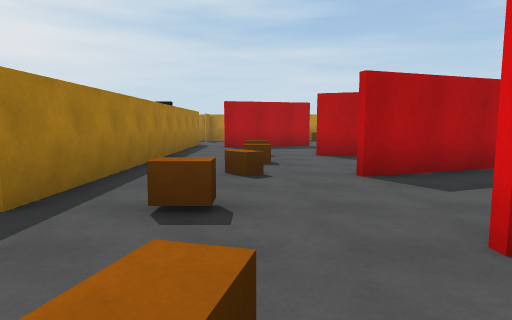
view 1 (above)

18 first-person views from a walk through a Unity game level. The camera is 1.4 m above the floor, tilts 6° down and sees 75° across. The floor is counted in squares, 2 m on a side. Each view is taken from the middle of a square. On the plan, view 1 faces up. The plan holds only what a view shows up to about 10 squares ahead; the rest is blank. The place goes on beyond the plan. Door leaves are left out, so doorways stand open.

view 2
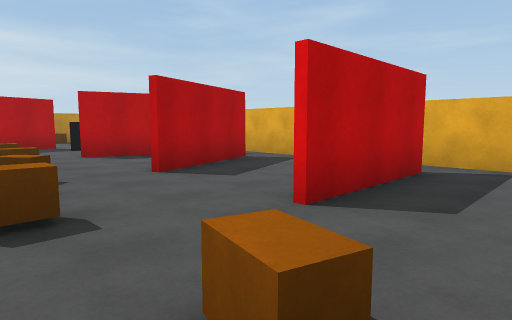

view 3
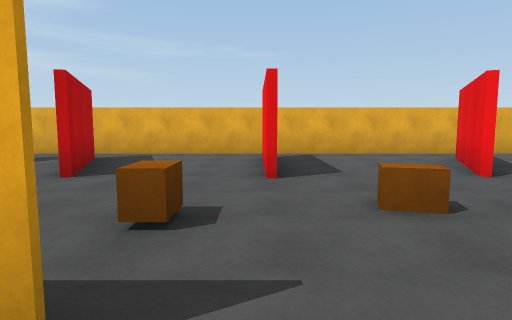

view 4
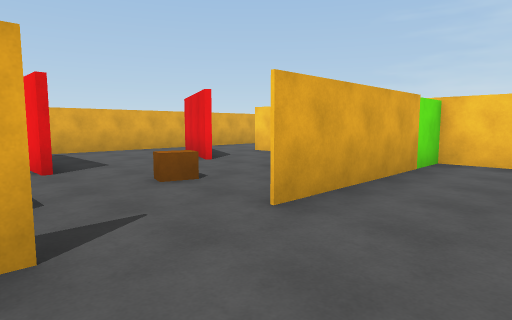

view 5
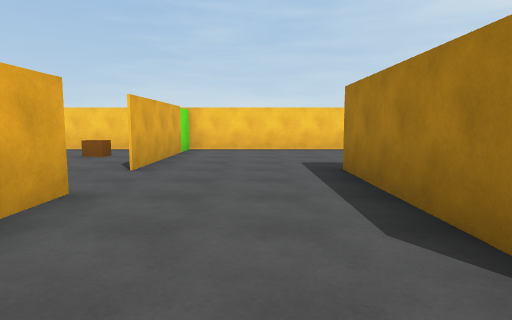

view 6
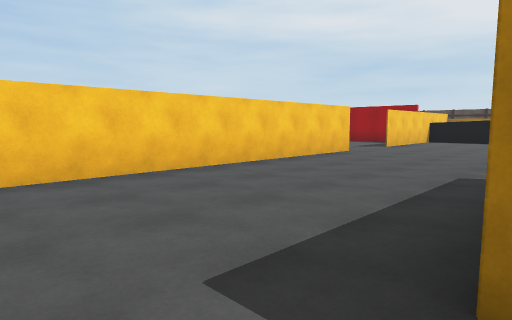

view 7
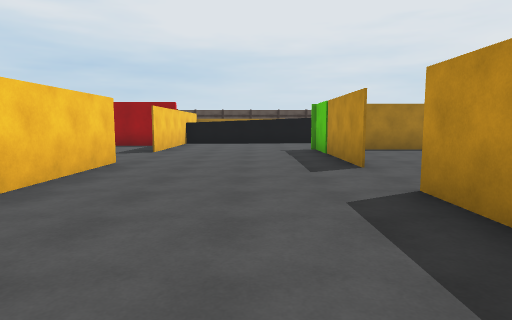

view 8
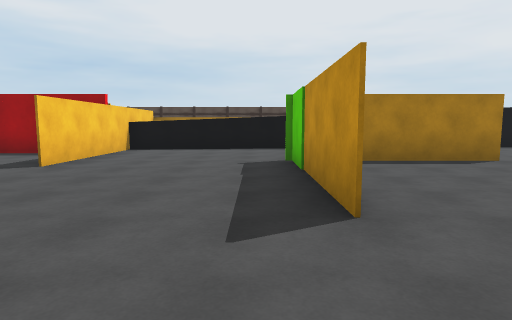

view 9
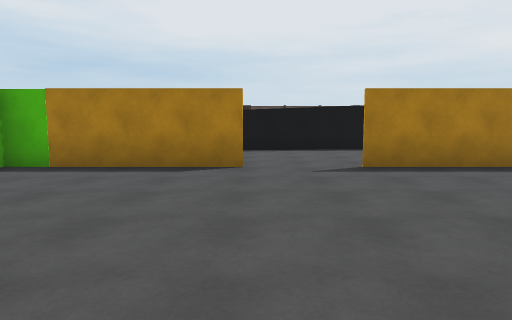

view 10
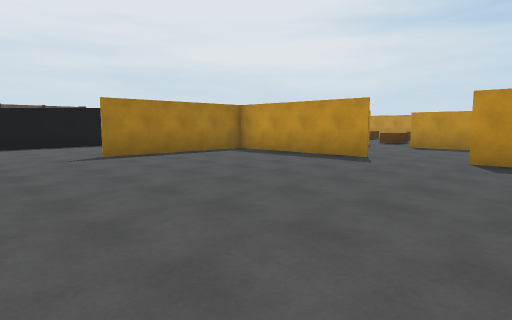

view 11
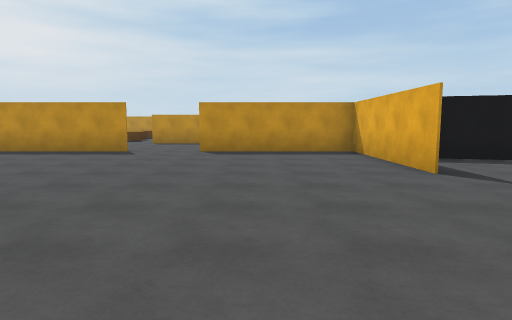

view 12
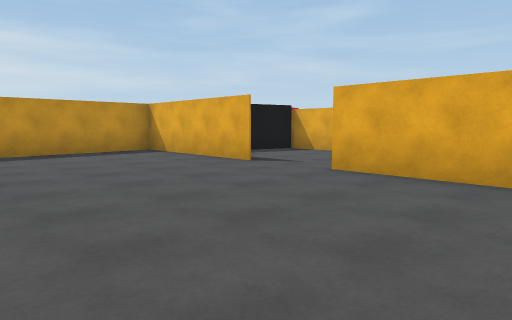

view 13
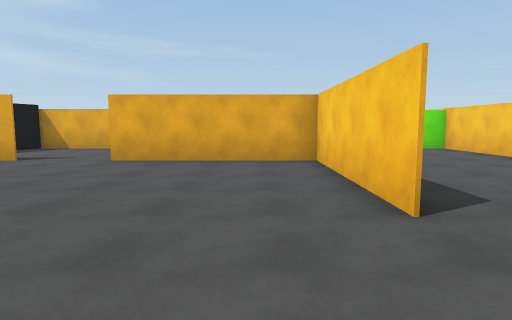

view 14
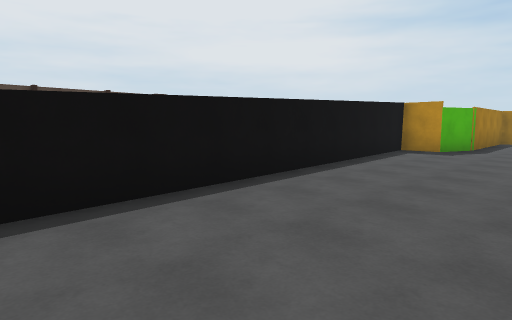

view 15
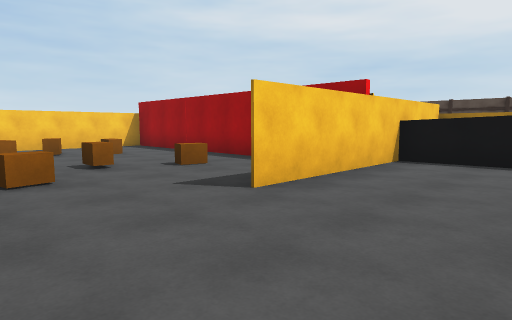

view 16
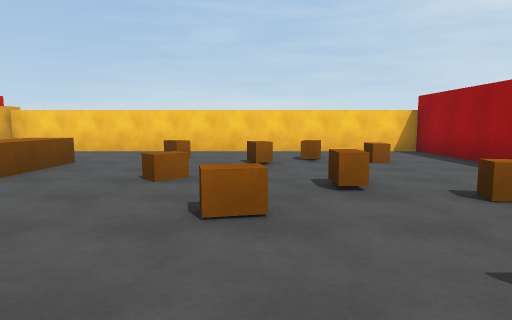

view 17
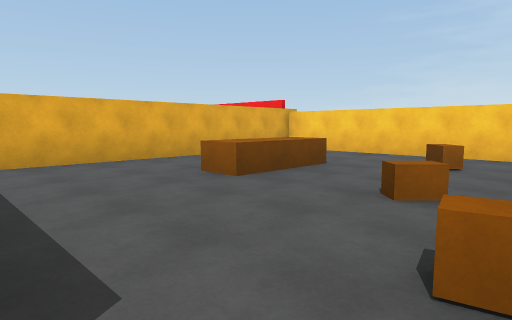

view 18
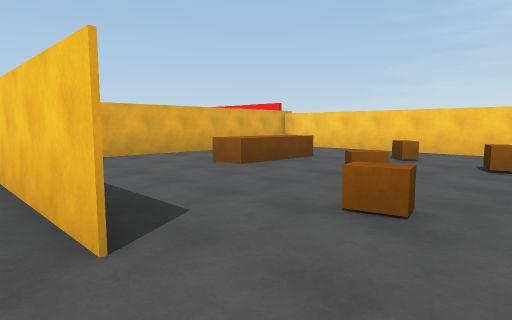

### Floor plan
Ten units are one square. View 1 is at (0, 0); x grows to the right and y downward. Boxes are objects, and circles mark ways between rooms. Rooms are numbered by the first view taken in them; rooms with no view inside come last. Other rooms are left out.
<svg viewBox="-210 -125 266 249">
<path fill="none" stroke="#000" d="M12 -19 35 -19M42 -17 12 -17M42 -55 13 -44M15 10 41 23M28 -72 13 -78M51 16 51 -75M-4 36 15 36M-20 -100 -20 -26M18 -112 4 -108M-114 -8 -156 -8M-81 -8 -96 -8M-123 36 -21 36 -21 -9M-54 -44 -54 -7M-21 -26 -21 -36M-21 -62 -21 -83 -43 -89M-205 36 -145 36M-183 -120 -183 -106 -187 -95 -197 -95 -185 37M-54 -67 -54 -109 -95 -109M-114 -109 -155 -109 -155 -68M-96 -8 -54 -8 -54 -49M-155 -49 -155 -5M-173 54 -173 119 -65 119 -65 48M-96 93 -96 70 -88 70"/>
<rect x="-15" y="-35" width="10" height="10" fill="#bbb"><title>brown block</title></rect>
<rect x="-5" y="5" width="10" height="10" fill="#bbb"><title>brown block</title></rect>
<rect x="-5" y="-15" width="10" height="10" fill="#bbb"><title>brown block</title></rect>
<rect x="-5" y="-55" width="10" height="10" fill="#bbb"><title>brown block</title></rect>
<rect x="-5" y="-65" width="10" height="10" fill="#bbb"><title>brown block</title></rect>
<rect x="-5" y="-85" width="10" height="10" fill="#bbb"><title>other object</title></rect>
<rect x="-155" y="85" width="10" height="10" fill="#bbb"><title>brown block</title></rect>
<rect x="-155" y="55" width="10" height="10" fill="#bbb"><title>brown block</title></rect>
<rect x="-145" y="95" width="10" height="10" fill="#bbb"><title>brown block</title></rect>
<rect x="-145" y="65" width="10" height="10" fill="#bbb"><title>brown block</title></rect>
<rect x="-135" y="85" width="10" height="10" fill="#bbb"><title>brown block</title></rect>
<rect x="-135" y="55" width="10" height="10" fill="#bbb"><title>brown block</title></rect>
<rect x="-125" y="65" width="10" height="10" fill="#bbb"><title>brown block</title></rect>
<rect x="-115" y="95" width="10" height="10" fill="#bbb"><title>brown block</title></rect>
<circle cx="-20" cy="-15" r="3" fill="#2a7"/>
<circle cx="-105" cy="-10" r="3" fill="#2a7"/>
<circle cx="-155" cy="-55" r="3" fill="#2a7"/>
<circle cx="-50" cy="-55" r="3" fill="#2a7"/>
<circle cx="-135" cy="40" r="3" fill="#2a7"/>
<text x="20" y="-30">1</text>
<text x="-110" y="-10">2</text>
<text x="-100" y="-60">3</text>
<text x="-120" y="80">4</text>
</svg>
Room 1 opens to room 2. Room 2 opens to room 3. Room 2 opens to room 4.

Where each view was taken, in squares from view 1:
view 1: 0 up, 0 right, facing up
view 2: 0 up, 1 left, facing up-right
view 3: 2 up, 3 left, facing right
view 4: 3 up, 4 left, facing down-right
view 5: 6 up, 4 left, facing down
view 6: 1 up, 4 left, facing down-left
view 7: 1 down, 6 left, facing left
view 8: 0 up, 9 left, facing left
view 9: 5 up, 10 left, facing left
view 10: 4 up, 8 left, facing up-left
view 11: 2 up, 8 left, facing up
view 12: 2 up, 10 left, facing up-right
view 13: 2 up, 12 left, facing right
view 14: 0 up, 16 left, facing up-left
view 15: 1 down, 12 left, facing down-left
view 16: 3 down, 13 left, facing down
view 17: 4 down, 13 left, facing down-right
view 18: 3 down, 14 left, facing down-right
